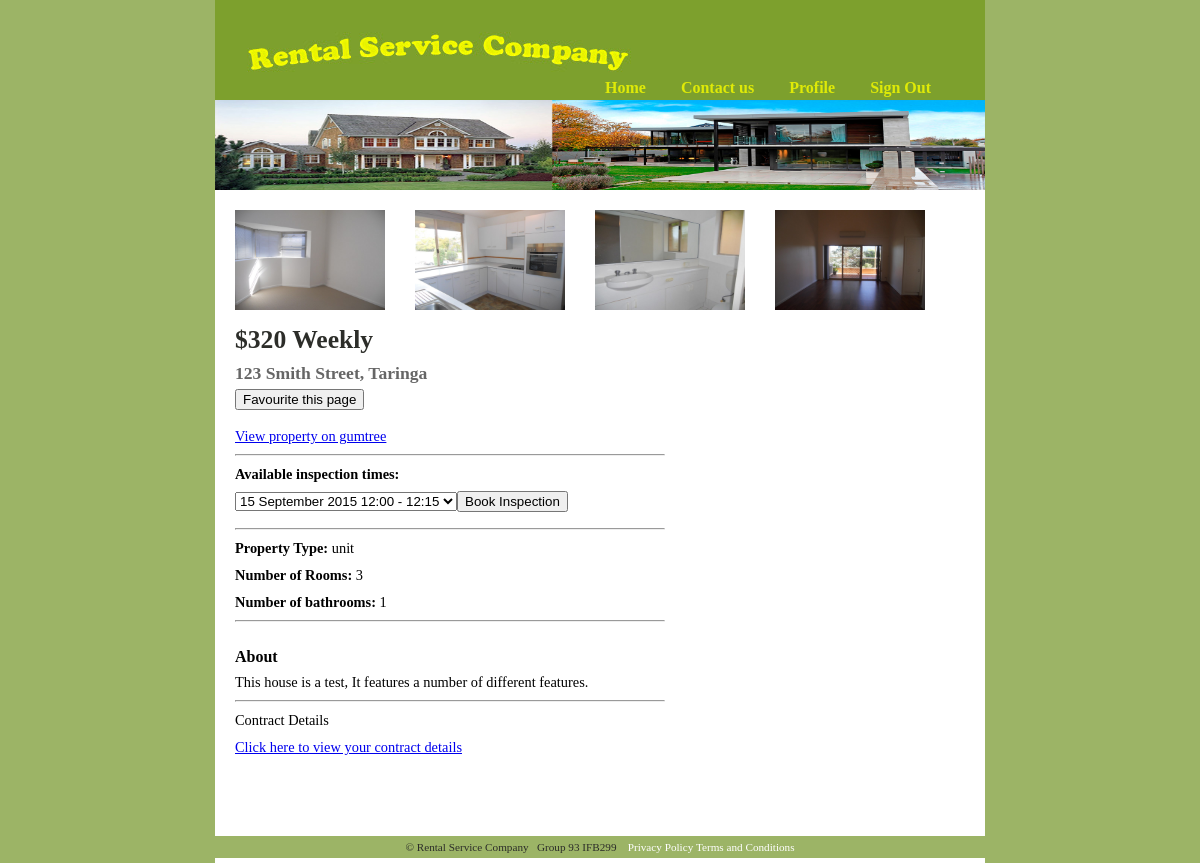
The page /properties_page.php?ID=1 (signed in) on the database its author committed.
### tables this page shows
CREATE TABLE `property_images` (
	`imageid` int NOT NULL AUTO_INCREMENT,	
	`propertyid` int NOT NULL,
	`image_decription` varchar(20) NOT NULL,
	`image_path` varchar(50) NOT NULL,
  PRIMARY KEY (`imageid`),
FOREIGN KEY (propertyid) REFERENCES property_details(propertyid)
);

CREATE TABLE `property_details` (
	`propertyid` int NOT NULL AUTO_INCREMENT,
	`tenantid`  int,
	`street_address` VARCHAR(50) NOT NULL,
	`suburb` VARCHAR(50) NOT NULL,
	`number_rooms` int NOT NULL,
	`property_type` VARCHAR(20) NOT NULL,
	`furnished` boolean Not null,
	`number_bathrooms` int NOT NULL,
	`description` VARCHAR(250) NOT NULL,
	`rent_amt` int NOT NULL,
	`gumtree_url` varchar(150),
	`inspection_time1` varchar(50) NOT NULL,	
	`inspection_time2` varchar(50) NOT NULL,	
	`posted` boolean NOT NULL,	
  PRIMARY KEY (`propertyid`)
);

### properties_page.php (the view, shortened to what this page needs)
<html xmlns="http://www.w3.org/1999/xhtml">
<?php
include 'connection.php';
	$p_id = $_GET['ID'];
	if (isset($_SESSION['t_id']))
	{
		$tenantid = $_SESSION['t_id'];
	}
	else
	{
		$tenantid = 0;
	}
			try {
					$pdo = new PDO("mysql:host=$dbhost;dbname=$dbname",$dbuser,$dbpass);
					$pdo->setAttribute(PDO::ATTR_ERRMODE, PDO::ERRMODE_EXCEPTION);
					$recordset = $pdo->query("SELECT * FROM property_details WHERE propertyid = '$p_id'")->fetchAll(PDO::FETCH_ASSOC);
					$recordimages = $pdo->query("SELECT * FROM property_images WHERE propertyid = '$p_id'")->fetchAll(PDO::FETCH_ASSOC);
					$favs = $pdo->prepare("SELECT count(*) FROM tenant_favourites WHERE propertyid = '$p_id' AND tenantid = $tenantid");
					$favs->execute();
					$favourite_count = $favs->fetchColumn();
					$recCount = $pdo->prepare("SELECT count(*) FROM property_details WHERE propertyid = '$p_id'");
					$recCount->execute();
					$num_properties = $recCount->fetchColumn();
					$inspectionCount = $pdo->prepare("SELECT count(*) FROM tenant_registration WHERE propertyid = '$p_id' AND tenantid = '$tenantid'");
					$inspectionCount->execute();
					$num_inspections = $inspectionCount->fetchColumn();
					$Contracts = $pdo->query("SELECT Count(*) FROM contract_details WHERE propertyid = '$p_id' AND tenantid = '$tenantid' ");
					$Contracts->execute();
					$num_Contracts = $Contracts->fetchColumn();
				}
			catch(PDOException $e)
				{
					echo $e->getMessage();
				}
?>
<head>
    <link href="main_11.css" rel="stylesheet" type="text/css"/>
</head>
<body>
<div id="outside">
	<div id="header">
		<br>
			<div id="Menu">
				<?php include 'menu.php'; ?>
			</div>
	</div>
	<div id="secondBanner">
		<img src="images/house3.jpg" width="770" height="90" alt="welcome to Property Service"/>
	</div>
	<div id="bigContent">
			<div>
			<?php
					foreach ($recordimages as $image)
					{
						echo '<a href="/images/', $image['image_path'],'" target="_blank" >';
						echo '<img style="float: left; margin: 15px 15px 15px 15px; width: 150px;height: 100px;border:0" src="/images/',$image['image_path'], '" alt="', $image['image_decription'], '">';
						echo '</a>';
					}
			?>
			</div>
			<div id="secondContent">
			<?php
			if ($num_properties == 0)
			{
				echo "<h3>Property not found</h3>";
			}
			else
			{
				foreach ($recordset as $record)
				{
					echo "<h1>$",$record['rent_amt'], " Weekly</h1>";
					echo "<h3>",$record['street_address'],", ",$record['suburb'],  "</h3>";
					if ($tenantid == 0)
					{
						echo "<p>Must login to favourite page or book inspection times</p>";
						echo '<p><a href="signin.php" target="_blank">Click here to sign in.</a></p>';
					}
					else if ($favourite_count > 0)
					{
						echo '<form name="registration" method="POST"  action="favourite_page.php?ID=',$p_id, '&method=remove"', 'onsubmit="">';
						echo '<p><input class="favourite_page" type="submit" value="Unfavourite this page"> </p>';
						echo '</form>';
					}
					else
					{
						echo '<form name="registration" method="POST"  action="favourite_page.php?ID=',$p_id, '&method=add"', 'onsubmit="">';
						echo '<p><input class="favourite_page" type="submit" value="Favourite this page"> </p>';
						echo '</form>';
					}
					if (isset($record['gumtree_url']))
					{
						echo '<p><a href="',$record['gumtree_url'],'" target="_blank">View property on gumtree</a></p>';
					}
					echo "<hr></hr>";
					echo '<p><b>Available inspection times:</b>', "</p>";
					if ($tenantid == 0)
					{
						echo "<p>", $record['inspection_time1'], '</p>';
						echo "<p>", $record['inspection_time2'], "</p>";
					}
					else
					{
						echo '<form method="POST" action="process_inspection.php?ID=', $p_id, '">';
						foreach ($recordset as $inspection)
						{
							echo '<p>';
							echo '<select name="timeOption">';
							echo '<option value="', $inspection['inspection_time1'], '">', $inspection['inspection_time1'], '</option>';
							echo '</select>';
							if ($num_inspections == 0)
							{
								echo '<input type="submit" value="Book Inspection">';
							}
							else
							{
								echo '<p> You have already booked an inspection</p>';
							}
							echo '</p>';
						}
						echo '</form>';
					}
					echo "<HR></HR>";
					echo "<p><b>Property Type: </b>",$record['property_type'],  "</p>";
					echo "<p><b>Number of Rooms: </b>",$record['number_rooms'],  "</p>";
					echo "<p><b>Number of bathrooms: </b>",$record['number_bathrooms'],  "</p>";
					echo "<hr> </hr>";
					echo "<b><Br>About</BR></b><p>", $record['description'], "</p>";
					echo "<hr></hr>";
					if ($num_Contracts > 0)
					{
						echo '<P>Contract Details</p>';
						echo '<p><a href="contractDetails.php?ID=',$p_id, '" >Click here to view your contract details</a></p>';
					}
				}
			}
			?>
				<br>
				<br>
				<br>
				<br>
			</div>
				<div id="news">
				</div>
	</div>
</div>
		<div id="footer">
			<p> &#169; Rental Service Company &nbsp; Group 93 IFB299 &nbsp;&nbsp;
				<a href="privacy.html"> Privacy Policy</a>
				<a href="term.html"> Terms and Conditions</a>
			</p>
		</div>
</body>
</html>

### menu.php (shortened to what this page needs)
<?php
		echo '<ul>';
		echo '<li><a href="home.php" class="current"> Home </a> </li>';
		echo '<li><a href="contactus.html" class="current"> Contact us </a> </li>';
		if (isset($_SESSION['FirstName']))
		{
			if (isset($_SESSION['t_id']))
			{
				echo  '<li><a href="tenant_profile.php" class="current"> Profile </a> </li>';
			}
			elseif (isset($_SESSION['o_id']))
			{
				echo  '<li><a href="utils_page.php" class="current">Utils</a> </li>';
			}
			elseif (isset($_SESSION['e_id']))
			{
				echo  '<li><a href="utils_page.php" class="current">Utils</a> </li>';
			}
			echo  '<li><a href="signout.php" class="current"> Sign Out </a> </li>';
		}
		else
		{
			echo  '<li><a href="signin.php" class="current"> Sign In </a> </li>';
		}
	echo '</ul>';
?>

### main_11.css (style rules this page uses)
body { font-family: "Century Gothic"; background: #9cb466; margin: 0; padding: 0; }
p, h1, h2, h3, h4, li { margin: 1ex 1em; }
div#outside { width: 770px; margin: 0 auto; background: #ffffff url(images/sky3.jpg);no-repeat; height:100px; }
div#header { height: 100px; position: relative; }
div#secondBanner { height: 90px; }
div#bigContent { background-color: #ffffff; padding:5px; }
#header #Menu { position: absolute; left: 380px; bottom: 0; }
#Menu ul { list-style: none; margin: 0; padding: 0; }
#Menu li { float: left; margin: 0; padding: 0; }
#Menu li a:link, #Menu li a:visited { font-family: "Century Gothic"; display:block; color: #DFEA07; font-weight: bold; text-decoration: none; padding: 0 15px 0 10px; margin-right: 10px; line-height: 25px; border: none; }
#bigContent div#secondContent { float: left; width: 430px; margin: 0; padding: 0 15px; }
#secondContent p { font-family: "Century Gothic"; font-size: .9em; line-height: 1.4em; color: #000; margin: 1ex 0; }
#secondContent h1, #secondContent h2, #secondContent h3, #secondContent h4 { font-family: "Century Gothic"; }
#secondContent h1 { font-size: 1.6em; font-weight: bold; color: 2c2d29; margin: 0 0 .4ex 0; }
#secondContent h3 { font-size: 1.1em; font-weight: bold; color: #666; margin: 1ex 0 -.2ex 0; }
div#footer { clear: both; background: #9cb466; margin: 0 auto; padding: 5px; }
#footer p { font-family: "Century Gothic"; font-size: .70em; color: 2c2d29; margin: 0; padding: 0; text-align: center; }
#footer a { color: ffffff; text-decoration: none; }

### rows shown on the page
property_images: image_path (picture)
property_images: image_path (picture)
property_images: image_path (picture)
property_images: image_path (picture)
property_details: rent_amt "320", street_address "123 Smith Street", suburb "Taringa", timeOption "15 September 2015 12:00 - 12:15", property_type "unit", number_rooms "3", number_bathrooms "1", description "This house is a test, It features a number of different features."
